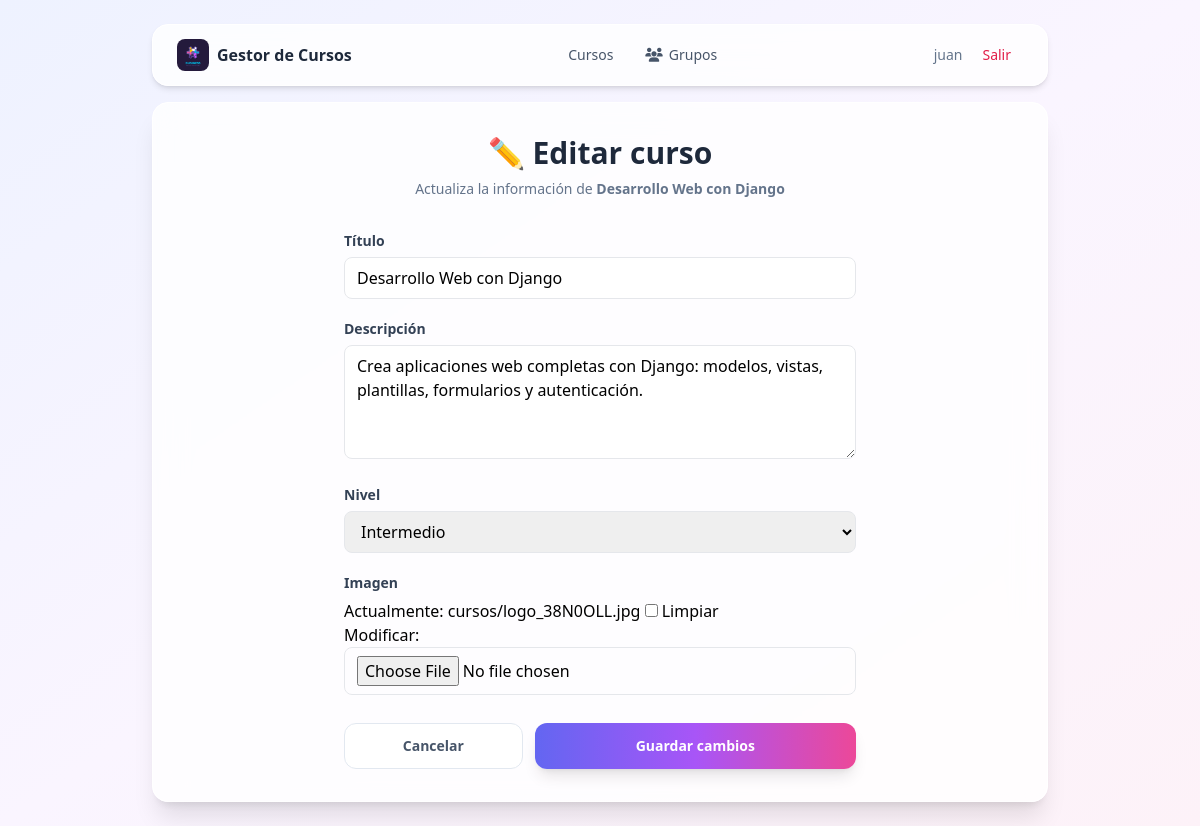
Screenshot of /curso/2/editar/ (signed in) with the database file from the repository.
### gestor/models.py (models this page shows, shortened)
class Curso(models.Model):
    NIVEL_CHOICES = [
        ('Principiante', 'Principiante'),
        ('Intermedio', 'Intermedio'),
        ('Avanzado', 'Avanzado'),
    ]
    titulo = models.CharField(max_length=200, verbose_name="Título")
    descripcion = models.TextField(verbose_name="Descripción")
    nivel = models.CharField(max_length=20, choices=NIVEL_CHOICES, default='Principiante')
    imagen = models.ImageField(upload_to='cursos/', blank=True, null=True, verbose_name="Imagen")
    fecha_creacion = models.DateTimeField(auto_now_add=True)

### gestor/views.py (the view)
# urls.py: path('curso/<int:pk>/editar/', views.editar_curso, name='editar_curso'),
@login_required
def editar_curso(request, pk):
    curso = get_object_or_404(Curso, pk=pk)
    if request.method == 'POST':
        form = CursoForm(request.POST, request.FILES, instance=curso)
        if form.is_valid():
            form.save()
            messages.success(request, "Curso actualizado.")
            return redirect('detalle_curso', pk=curso.pk)
    else:
        form = CursoForm(instance=curso)
    return render(request, 'curso_form.html', {'form': form, 'curso': curso})

### gestor/forms.py
class CursoForm(forms.ModelForm):
    class Meta:
        model = Curso
        fields = ['titulo', 'descripcion', 'nivel', 'imagen']
        widgets = {
            'titulo': forms.TextInput(attrs={'class': 'w-full px-3 py-2 border rounded-lg', 'placeholder': 'Título del curso'}),
            'descripcion': forms.Textarea(attrs={'class': 'w-full px-3 py-2 border rounded-lg', 'rows': 4, 'placeholder': 'Descripción'}),
            'nivel': forms.Select(attrs={'class': 'w-full px-3 py-2 border rounded-lg'}),
            'imagen': forms.ClearableFileInput(attrs={'class': 'w-full px-3 py-2 border rounded-lg'}),
        }

### gestor/templates/curso_form.html (shortened to what this page needs)
{% extends 'layouts/base.html' %}
{% block content %}
<div class="max-w-lg mx-auto">
    <div class="text-center mb-8">
        <h1 class="text-3xl font-extrabold text-slate-800">{% if curso %}✏️ Editar curso{% else %}✨ Nuevo curso{% endif %}</h1>
        <p class="text-sm text-slate-500 mt-2">
            {% if curso %}Actualiza la información de <strong>{{ curso.titulo }}</strong>{% else %}Completa los campos para crear un curso{% endif %}
        </p>
    </div>
    <form method="post" enctype="multipart/form-data" class="space-y-5" novalidate>
        {% for field in form %}
        <div>
            <label for="{{ field.id_for_label }}" class="block text-sm font-semibold text-slate-700 mb-1.5">{{ field.label }}</label>
            {{ field }}
        </div>
        {% endfor %}
        <div class="flex flex-col sm:flex-row gap-3 pt-2">
            <a href="{% if curso %}{% url 'detalle_curso' curso.pk %}{% else %}{% url 'lista_cursos' %}{% endif %}"
               class="sm:flex-1 text-center px-5 py-3 text-sm font-semibold text-slate-600 bg-white border border-slate-200 rounded-xl hover:border-purple-300">Cancelar</a>
            <button type="submit"
                    class="sm:flex-[2] px-6 py-3 text-sm font-semibold text-white rounded-xl bg-gradient-to-r from-indigo-500 via-purple-500 to-pink-500 shadow-lg">
                {% if curso %}Guardar cambios{% else %}Guardar{% endif %}
            </button>
        </div>
    </form>
</div>
{% endblock %}

### gestor/templates/layouts/base.html (shortened to what this page needs)
{% load static %}
<!DOCTYPE html>
<html lang="es">
<head>
    <script src="https://cdn.tailwindcss.com"></script>
    <link rel="stylesheet" href="https://cdnjs.cloudflare.com/ajax/libs/font-awesome/6.5.1/css/all.min.css">
</head>
<body class="bg-gradient-to-br from-indigo-50 via-purple-50 to-pink-50 min-h-screen p-4 md:p-6">
    <nav
        class="w-full max-w-4xl mx-auto mb-4 bg-white/80 backdrop-blur-lg rounded-2xl shadow-md border border-white px-4 md:px-6 py-3 flex flex-wrap items-center justify-between gap-2">
        <a href="{% url 'home' %}"
            class="flex items-center gap-2 font-bold text-slate-800 hover:text-indigo-600 transition">
            <span class="inline-flex items-center justify-center w-8 h-8 rounded-lg overflow-hidden">
                <img src="{% static 'img/logo.jpg' %}" alt="logo">
            </span>
            <span class="hidden sm:inline">Gestor de Cursos</span>
        </a>
        <div class="flex items-center gap-1 sm:gap-2">
            <a href="{% url 'cursos' %}"
                class="px-3 py-2 text-sm font-medium text-slate-600 hover:text-indigo-600 hover:bg-indigo-50 rounded-lg transition">
                Cursos
            </a>
            {% if user.is_staff %}
            <a href="{% url 'grupos' %}"
                class="inline-flex items-center gap-1.5 px-3 py-2 text-sm font-medium text-slate-600 hover:text-indigo-600 hover:bg-indigo-50 rounded-lg transition">
                <i class="fa-solid fa-users" aria-hidden="true"></i>
                <span class="hidden sm:inline">Grupos</span>
            </a>
            {% endif %}
        </div>
        <div class="flex items-center gap-2">
            {% if user.is_authenticated %}
            <span class="hidden md:inline text-sm text-slate-500">
                {{ user.get_full_name|default:user.username }}
            </span>
            <form action="{% url 'logout' %}" method="post">
                <button type="submit"
                    class="px-3 py-2 text-sm font-medium text-rose-600 hover:bg-rose-50 rounded-lg transition">
                    Salir
                </button>
            </form>
            {% endif %}
        </div>
    </nav>
    <main
        class="w-full max-w-4xl mx-auto bg-white/80 backdrop-blur-lg rounded-2xl shadow-xl border border-white p-6 md:p-8">
        {% block content %}
        {% endblock %}
    </main>
</body>
</html>

### rows the page displays
Curso: titulo "Desarrollo Web con Django", form "Desarrollo Web con Django" "Crea aplicaciones web completas con Django: modelos, vistas, plantillas, formularios y autenticación." "Intermedio"

### other values shown
{{ user.get_full_name|default:user.username }} "juan"
{{ field.label }} "Título" "Descripción" "Nivel" "Imagen"
